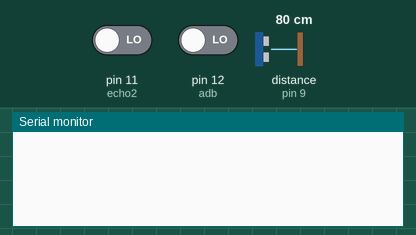
The sketch below on a simulated Arduino Uno, built with avr-gcc and run on an emulated ATmega328P. On the bench: the last lines printed to the serial monitor. The inputs (shaded band) are chosen by the test bench; at power-on: pin 12 (adb) LOW, distance to the obstacle (sensor on pin 9) 80 cm, pin 11 (echo2) LOW. The echo pulse lasts 58.3 µs per cm.

Above: at 1.2 s.
1.3 s: pin 12 (adb) driven HIGH
At 2.2 s:
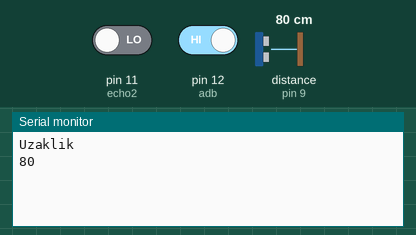
2.9 s: distance to the obstacle (sensor on pin 9) set to 2 cm
At 4.3 s:
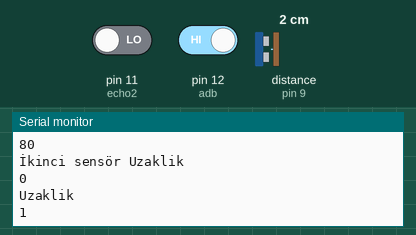
4.4 s: distance to the obstacle (sensor on pin 9) set to 4 cm
At 6.2 s:
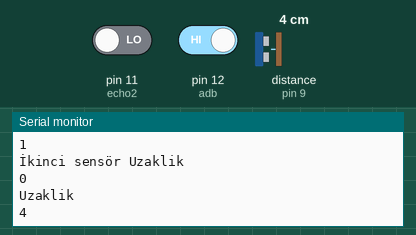
Timing chart, 0 to 7.7 s (numbered marks = the images above; inputs shaded):
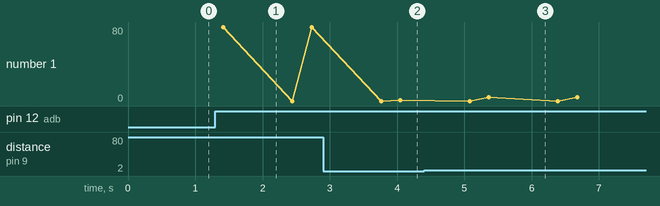

The sketch:

acildurum.ino
```cpp
int cevap1 =0;
int cevap2 =0;
int acil_durum = 0;
long uzaklik1;
long uzaklik2;
int yol;
int sensor1_cikis=3;
int sensor2_cikis=2;
int acil = 5;
int trig1=8;
int echo1=9;
int trig2=10;
int echo2=11;

int adb = 12;
int i;
int a=0;

long cm1,cm2,inc1,inc2;

 void setup() {
  Serial.begin(9600);
  pinMode(trig1,OUTPUT);
  pinMode(echo1,INPUT);
  pinMode(trig2,OUTPUT);
  pinMode(echo2,INPUT);
  pinMode(adb,INPUT);
  pinMode(sensor1_cikis,OUTPUT);
  pinMode(sensor2_cikis,OUTPUT);
}
void loop () {

acil_durum = digitalRead(adb);
 delay(100);
  if (acil_durum == HIGH)
  {

    konumkontrol1();
    konumkontrol2();

    if(uzaklik1>0 && uzaklik1 < 25 && uzaklik2>20)
      {
      digitalWrite(sensor1_cikis,HIGH);
      digitalWrite(sensor2_cikis,LOW);

      }
     if ( uzaklik1>25)
      {
  if(uzaklik2>0 && uzaklik2 < 25 && uzaklik1>25)
      {
      digitalWrite(sensor2_cikis,HIGH);
      digitalWrite(sensor1_cikis,LOW);
      }
   else if ( uzaklik2>25 || uzaklik1>25 )
      {
          digitalWrite(sensor1_cikis,LOW);
          digitalWrite(sensor2_cikis,LOW);
      }

  }

}
}
int konumkontrol1() {

digitalWrite(trig1,LOW);
delayMicroseconds(5);
digitalWrite(trig1,HIGH);
delayMicroseconds(10);
digitalWrite(trig1,LOW);
cevap1 = pulseIn(echo1, HIGH);
uzaklik1 = cevap1 /29.1/2;
Serial.println("Uzaklik ");
 Serial.println(uzaklik1);
delayMicroseconds(200);

return uzaklik1;
}

int konumkontrol2() {

digitalWrite(trig2,LOW);
delay(2);
digitalWrite(trig2,HIGH);
delay(10);
digitalWrite(trig2,LOW);
cevap2 = pulseIn(echo2, HIGH);
uzaklik2 = cevap2 /29.1/2;
Serial.println("İkinci sensör Uzaklik ");
  Serial.println(uzaklik2);
  Serial.println("\n");
  delay(200);

return uzaklik2;
}
```

Measured:
- after the input at 1.3 s, the serial monitor: prints a new line after 0.11 s (image 1)
- after the input at 2.9 s, the serial monitor: prints a new line after 1.1 s (image 2)
- after the input at 4.4 s, the serial monitor: prints a new line after 0.96 s (image 3)
- plotted number 1: 80 → 1 after the input at 2.9 s
